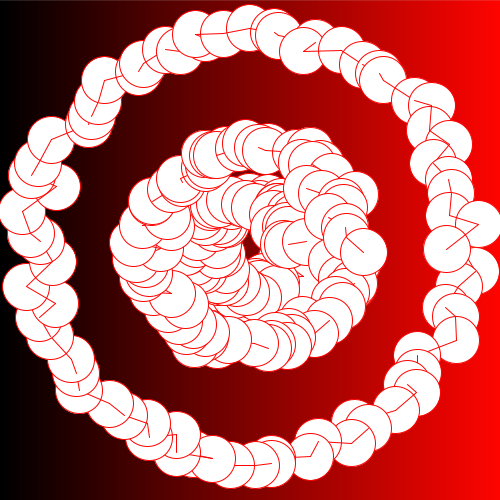
Frame 1 (no input)
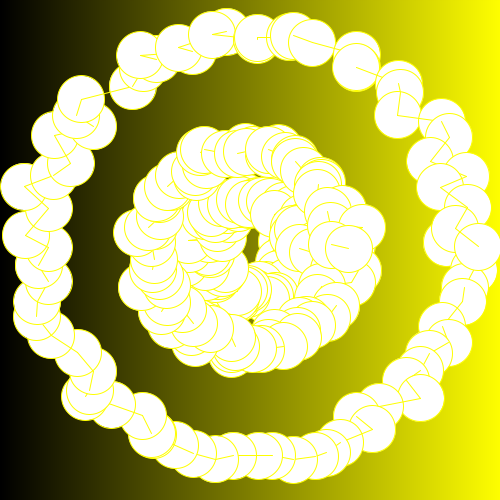
Frame 60 (the mouse pressed at the canvas centre just before this capture)
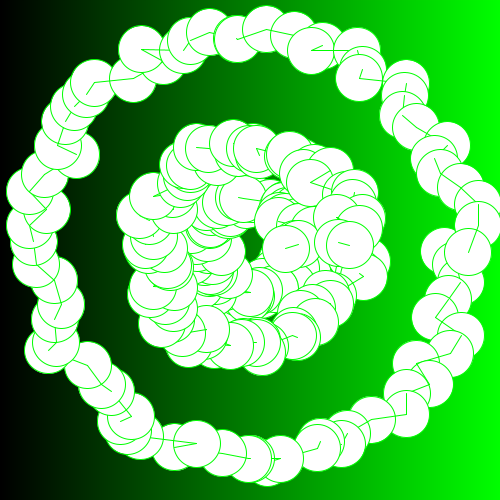
Frame 120 (the mouse held since frame 60 and released just before this capture)

The Processing sketch that drew these frames (run headless with seeded random() and noise(); from frame 60 on, the mouse is pressed at the canvas centre):

// Processing sketch: processing_112394
// ── processing_112394.pde

float timer = 0;
float hue = 0;
float ellipseX = 0.0;
float angle = 0.0;

void setup()
{
  size(500, 500);
  colorMode(HSB, 360, 100, 100);
}

void draw()
{
  timer = timer + 0.0167;
  
  hue = hue + 1;
  
  if (hue >= 360)
  {
    hue = 0;
  }
  
  if (timer > 0)
  {
    drawGradient();
  }
  
  if (timer > 20)
  {
    drawEllipse();
  }
  drawCircle (47);
  drawCircle (213);
  drawCircle (100);
  
  if (timer > 4 && timer < 10)
  {
    noStroke();
    ellipse(30, 20, 50, 50);
    ellipse(100, 120, 40, 40);
    ellipse(400, 20, 118, 114);
    ellipse(200, 200, 52, 47);
    ellipse(117, 356, 80, 80);
    ellipse(300, 300, 20, 20);
    ellipse(215, 215, 40, 40);
    ellipse(345, 356, 80, 80);
    ellipse(400, 400, 50, 50);
  }
  if (timer > 10 && timer < 20)
  {
    drawBox();
  }
  

}
void drawCircle(float radius)
{
  int centX = width / 2;
  int centY = height / 2;
  
  float x, y;
  float lastx = centX + (radius * cos(0));
  float lasty = centY + (radius * sin(0));
  for (float ang = 0; ang <= 360; ang += 5)
  {
    float rad = radians(ang);
    x = centX + (radius * cos(rad)) + random(-20, 20);
    y = centY + (radius * sin(rad)) + random(-9, 4);
    ellipse(x, y, 47, 47);
    line(lastx, lasty, x, y);
    lastx = x;
    lasty = y;
  }
}

void drawGradient()
{
  for (int i = 0; i < width; i = i + 1)
  {
    float percent = i / (float)width;
    stroke(hue, 100, 100 * percent);
    line (i, 0, i, height);
  }
}


void drawEllipse()
{
  ellipseX += 1;
  
  if (ellipseX > width)
  {
    ellipseX = 0;
  }
  
  float waveSpeed = 40;
  float waveHeight = 100;
  float angle = radians(ellipseX * waveSpeed);
  float ellipseY = sin(angle) * waveHeight;
  
  fill(hue, 100, 100);
  ellipse(ellipseX, height/4 + ellipseY, 150, 150);
  ellipse(height/6 + ellipseY, ellipseX, 100, 100);
  
  ellipseY = cos(angle) * waveHeight;
  ellipse(ellipseX, height/9 + ellipseY, 125, 125);
}

void drawBox()
{
  angle += 0.1;
  if (angle > TWO_PI)
  angle = 0;
  
  rectMode(CENTER);
  pushMatrix();
  translate(height/2, width/2);
  rotate(angle);
  rect(0, 0, 300, 300);
  popMatrix();
  scale(angle);
  
  rectMode(CENTER);
  pushMatrix();
  translate(height/4, width/4);
  rotate(angle);
  rect(20, 20, 10, 10);
  popMatrix();
  scale(angle);
  
  rectMode(CENTER);
  pushMatrix();
  translate(height/5, width/2);
  rotate(angle);
  rect(50, 5, 150, 150);
  popMatrix();
  scale(angle);
  
  rectMode(CENTER);
  pushMatrix();
  translate(height/9, width/4);
  rotate(angle);
  rect(60, 80, 30, 30);
  popMatrix();
  scale(angle);
  
  rectMode(CENTER);
  pushMatrix();
  translate(height/9, width/3);
  rotate(angle);
  rect(4, 4, 150, 120);
  popMatrix();
  scale(angle);
  
  rectMode(CENTER);
  pushMatrix();
  translate(width/4, height/2);
  rotate(angle + 60);
  rect(50, 5, 150, 150);
  popMatrix();
  scale(angle + 5);
  
  rectMode(CENTER);
  pushMatrix();
  translate(height/6, width/6);
  rotate(angle);
  rect(0, 0, 150, 150);
  popMatrix();
  scale(angle * angle);
}
